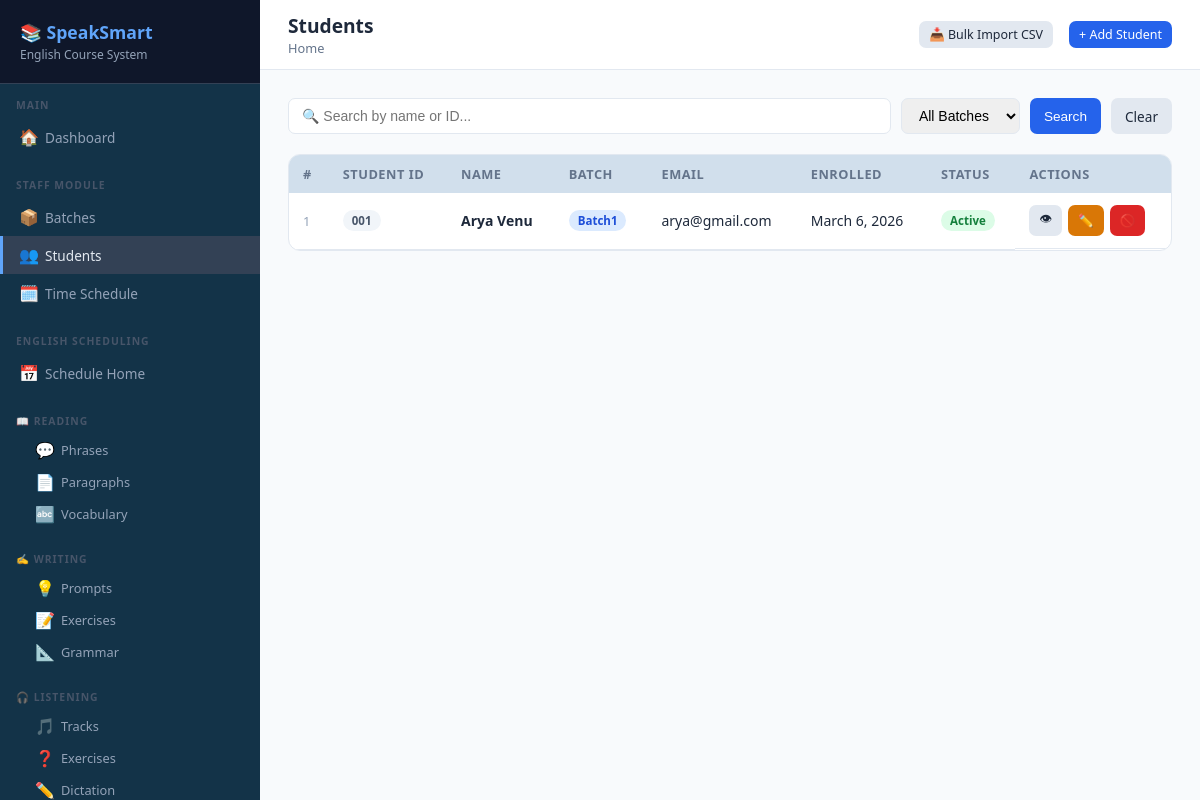
The page /staff/students/ (signed in) on the database as committed earlier.
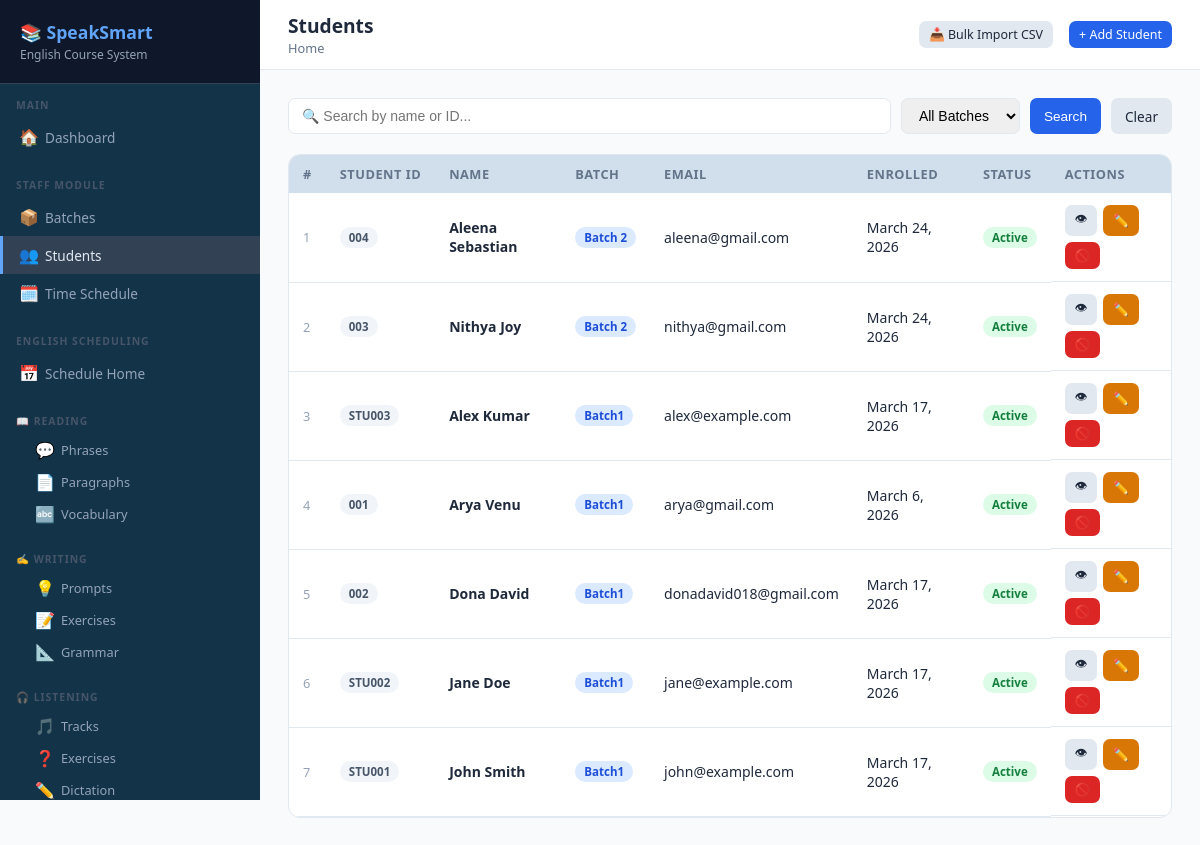
The same page on the database as committed later.
### staff/models.py (models this page shows, shortened)
class Student(models.Model):
    GENDER_CHOICES = [('M', 'Male'), ('F', 'Female'), ('O', 'Other')]
    user = models.OneToOneField(User, on_delete=models.CASCADE, related_name='student_profile', null=True, blank=True)
    student_id = models.CharField(max_length=20, unique=True)
    first_name = models.CharField(max_length=100)
    last_name = models.CharField(max_length=100)
    email = models.EmailField(unique=True)
    phone = models.CharField(max_length=15, blank=True)
    gender = models.CharField(max_length=1, choices=GENDER_CHOICES, blank=True)
    date_of_birth = models.DateField(null=True, blank=True)
    batch = models.ForeignKey(Batch, on_delete=models.SET_NULL, null=True, related_name='students')
    enrolled_date = models.DateField(auto_now_add=True)
    is_active = models.BooleanField(default=True)
    def get_full_name(self):
        return f"{self.first_name} {self.last_name}"

class Batch(models.Model):
    name = models.CharField(max_length=100)
    description = models.TextField(blank=True)
    start_date = models.DateField()
    end_date = models.DateField(null=True, blank=True)
    created_by = models.ForeignKey(User, on_delete=models.SET_NULL, null=True)
    created_at = models.DateTimeField(auto_now_add=True)
    is_active = models.BooleanField(default=True)

### staff/views.py (the view)
# urls.py: path('students/',                      views.student_list,   name='student_list'),
@login_required
def student_list(request):
    batch_id = request.GET.get('batch')
    search   = request.GET.get('search', '')
    students = Student.objects.select_related('batch').all()
    if batch_id:
        students = students.filter(batch_id=batch_id)
    if search:
        students = (students.filter(first_name__icontains=search) |
                    students.filter(last_name__icontains=search)   |
                    students.filter(student_id__icontains=search))
    batches = Batch.objects.filter(is_active=True)
    return render(request, 'staff/student_list.html', {
        'students':       students.order_by('batch__name', 'first_name'),
        'batches':        batches,
        'selected_batch': batch_id,
        'search':         search,
    })

### staff/templates/staff/student_list.html (shortened to what this page needs)
{% extends "base.html" %}
{% block page_title %}Students{% endblock %}
{% block topbar_actions %}
<a href="{% url 'staff:student_bulk_import' %}" class="btn btn-secondary btn-sm">📥 Bulk Import CSV</a>
<a href="{% url 'staff:student_create' %}" class="btn btn-primary btn-sm" style="margin-left:8px">+ Add Student</a>
{% endblock %}
{% block content %}
<div class="search-bar">
    <form method="get" style="display:flex;gap:10px;flex-wrap:wrap;width:100%">
        <input name="search" value="{{ search }}" placeholder="🔍 Search by name or ID..." style="flex:1;min-width:200px">
        <select name="batch">
            <option value="">All Batches</option>
        </select>
        <button type="submit" class="btn btn-primary">Search</button>
        <a href="{% url 'staff:student_list' %}" class="btn btn-secondary">Clear</a>
    </form>
</div>
<div class="card">
    <div class="card-body" style="padding:0">
        <table>
            <thead>
                <tr>
                    <th>#</th>
                    <th>Student ID</th>
                    <th>Name</th>
                    <th>Batch</th>
                    <th>Email</th>
                    <th>Enrolled</th>
                    <th>Status</th>
                    <th>Actions</th>
                </tr>
            </thead>
            <tbody>
            {% for s in students %}
            <tr>
                <td style="color:#94a3b8;font-size:.8rem">{{ forloop.counter }}</td>
                <td><span class="badge badge-secondary">{{ s.student_id }}</span></td>
                <td><strong>{{ s.get_full_name }}</strong></td>
                <td>{% if s.batch %}<span class="badge badge-primary">{{ s.batch.name }}</span>{% else %}—{% endif %}</td>
                <td>{{ s.email }}</td>
                <td>{{ s.enrolled_date }}</td>
                <td><span class="badge badge-{% if s.is_active %}success{% else %}danger{% endif %}">{% if s.is_active %}Active{% else %}Inactive{% endif %}</span></td>
                <td class="action-buttons">
                    <a href="{% url 'staff:student_detail' s.pk %}" class="btn btn-secondary btn-sm">👁</a>
                    <a href="{% url 'staff:student_edit' s.pk %}" class="btn btn-warning btn-sm">✏️</a>
                    <a href="{% url 'staff:student_toggle' s.pk %}" class="btn btn-{% if s.is_active %}danger{% else %}success{% endif %} btn-sm"
                       onclick="return confirm('Toggle student status?')">{% if s.is_active %}🚫{% else %}✅{% endif %}</a>
                </td>
            </tr>
            {% endfor %}
            </tbody>
        </table>
    </div>
</div>
{% endblock %}

### templates/base.html (shortened to what this page needs)
<!DOCTYPE html>
<html lang="en">
<head>
</head>
<body>
{% if user.is_authenticated %}
<nav class="sidebar" id="sidebar">
    <div class="sidebar-logo">
        <h2>📚 SpeakSmart</h2>
        <p>English Course System</p>
    </div>
    <div class="sidebar-section">
        <div class="sidebar-section-title">Main</div>
        <a href="{% url 'staff:dashboard' %}"><span class="icon">🏠</span> Dashboard</a>
    </div>
    <div class="sidebar-section">
        <div class="sidebar-section-title">Staff Module</div>
        <a href="{% url 'staff:batch_list' %}"><span class="icon">📦</span> Batches</a>
        <a href="{% url 'staff:student_list' %}"><span class="icon">👥</span> Students</a>
        <a href="{% url 'staff:schedule_list' %}"><span class="icon">🗓️</span> Time Schedule</a>
    </div>
    <div class="sidebar-section">
        <div class="sidebar-section-title">English Scheduling</div>
        <a href="{% url 'scheduling:dashboard' %}"><span class="icon">📅</span> Schedule Home</a>
    </div>
    <div class="sidebar-section">
        <div class="sidebar-section-title">📖 Reading</div>
        <div class="sidebar-sub">
            <a href="{% url 'scheduling:phrase_list' %}"><span class="icon">💬</span> Phrases</a>
            <a href="{% url 'scheduling:paragraph_list' %}"><span class="icon">📄</span> Paragraphs</a>
            <a href="{% url 'scheduling:vocabulary_list' %}"><span class="icon">🔤</span> Vocabulary</a>
        </div>
    </div>
    <div class="sidebar-section">
        <div class="sidebar-section-title">✍️ Writing</div>
        <div class="sidebar-sub">
            <a href="{% url 'scheduling:writing_prompt_list' %}"><span class="icon">💡</span> Prompts</a>
            <a href="{% url 'scheduling:writing_exercise_list' %}"><span class="icon">📝</span> Exercises</a>
            <a href="{% url 'scheduling:grammar_rule_list' %}"><span class="icon">📐</span> Grammar</a>
        </div>
    </div>
    <div class="sidebar-section">
        <div class="sidebar-section-title">🎧 Listening</div>
        <div class="sidebar-sub">
            <a href="{% url 'scheduling:listening_track_list' %}"><span class="icon">🎵</span> Tracks</a>
            <a href="{% url 'scheduling:listening_exercise_list' %}"><span class="icon">❓</span> Exercises</a>
            <a href="{% url 'scheduling:dictation_list' %}"><span class="icon">✏️</span> Dictation</a>
        </div>
    </div>
</nav>
{% endif %}
<div class="main">
    {% if user.is_authenticated %}
    <div class="topbar">
        <div class="topbar-left">
            <div>
                <h1>{% block page_title %}Dashboard{% endblock %}</h1>
                <div class="topbar-breadcrumb">{% block breadcrumb %}Home{% endblock %}</div>
            </div>
        </div>
        <div class="topbar-actions">{% block topbar_actions %}{% endblock %}</div>
    </div>
    {% endif %}
    <div class="content">
        {% block content %}{% endblock %}
    </div>
</div>
</body>
</html>

### templates/base.html (style rules this page uses)
* { box-sizing: border-box; margin: 0; padding: 0; }
:root { --primary: #2563eb; --primary-dark: #1d4ed8; --secondary: #7c3aed; --success: #16a34a; --warning: #d97706; --danger: #dc2626; --bg: #f8fafc; --card: #ffffff; --border: #e2e8f0; --text: #1e293b; --muted: #64748b; --sidebar-w: 260px; }
body { font-family: 'Segoe UI', sans-serif; background: var(--bg); color: var(--text); display: flex; min-height: 100vh; }
.sidebar { width: var(--sidebar-w); background: #133348; color: #cbd5e1; position: fixed; top: 0; left: 0; height: 100vh; overflow-y: auto; z-index: 200; display: flex; flex-direction: column; transition: transform 0.28s cubic-bezier(.4,0,.2,1); }
.sidebar-logo { padding: 20px; background: #0f172a; border-bottom: 1px solid #334155; }
.sidebar-logo h2 { color: #60a5fa; font-size: 1.1rem; font-weight: 700; }
.sidebar-logo p { color: #94a3b8; font-size: 0.75rem; margin-top: 2px; }
.sidebar-section { padding: 8px 0; }
.sidebar-section-title { padding: 6px 16px; font-size: 0.65rem; font-weight: 700; text-transform: uppercase; letter-spacing: 1px; color: #475569; }
.sidebar a { display: flex; align-items: center; gap: 8px; padding: 8px 16px; color: #94a3b8; text-decoration: none; font-size: 0.85rem; transition: all 0.15s; border-left: 3px solid transparent; }
.sidebar a:hover, .sidebar a.active { color: #e2e8f0; background: #334155; border-left-color: #60a5fa; }
.sidebar a .icon { width: 18px; text-align: center; font-size: 1rem; }
.sidebar-sub { margin-left: 8px; }
.sidebar-sub a { padding: 5px 16px 5px 24px; font-size: 0.8rem; }
.main { margin-left: var(--sidebar-w); flex: 1; display: flex; flex-direction: column; min-height: 100vh; min-width: 0; }
.topbar { background: var(--card); border-bottom: 1px solid var(--border); padding: 12px 28px; display: flex; align-items: center; justify-content: space-between; position: sticky; top: 0; z-index: 50; gap: 12px; flex-wrap: wrap; }
.topbar-left { display: flex; align-items: center; gap: 12px; min-width: 0; }
.topbar h1 { font-size: 1.2rem; font-weight: 700; color: var(--text); white-space: nowrap; overflow: hidden; text-overflow: ellipsis; }
.topbar-breadcrumb { font-size: 0.8rem; color: var(--muted); }
.topbar-actions { display: flex; align-items: center; gap: 8px; flex-wrap: wrap; }
.content { padding: 28px; flex: 1; }
.card { background: var(--card); border-radius: 12px; border: 1px solid var(--border); overflow: hidden; margin-bottom: 20px; }
.card-body { padding: 20px; }
table { width: 100%; border-collapse: collapse; font-size: 0.875rem; min-width: 500px; }
th { background: #d1dfec; padding: 10px 14px; text-align: left; font-weight: 600; font-size: 0.8rem; color: var(--muted); text-transform: uppercase; letter-spacing: 0.5px; white-space: nowrap; }
td { padding: 12px 14px; border-bottom: 1px solid var(--border); vertical-align: middle; }
.btn { display: inline-flex; align-items: center; gap: 6px; padding: 8px 14px; border-radius: 7px; font-size: 0.85rem; font-weight: 500; cursor: pointer; border: none; text-decoration: none; transition: all 0.15s; white-space: nowrap; }
.btn-primary { background: var(--primary); color: white; }
.btn-danger { background: var(--danger); color: white; }
.btn-warning { background: var(--warning); color: white; }
.btn-secondary { background: #e2e8f0; color: var(--text); }
.btn-sm { padding: 5px 10px; font-size: 0.78rem; }
.badge { display: inline-block; padding: 3px 9px; border-radius: 20px; font-size: 0.72rem; font-weight: 600; white-space: nowrap; }
.badge-success { background: #dcfce7; color: #15803d; }
.badge-primary { background: #dbeafe; color: #1d4ed8; }
.badge-secondary { background: #f1f5f9; color: #475569; }
.search-bar { display: flex; gap: 10px; align-items: center; flex-wrap: wrap; margin-bottom: 20px; }
.search-bar input, .search-bar select { padding: 8px 13px; border: 1.5px solid var(--border); border-radius: 7px; font-size: 0.875rem; }
.action-buttons { display: flex; gap: 6px; flex-wrap: wrap; }

Rows that differ between the two databases and show on the page:
added Student: student_id "004", get_full_name "Aleena Sebastian", batch.name "Batch 2", email "aleena@gmail.com", enrolled_date "March 24, 2026", is_active "Active"
added Student: student_id "003", get_full_name "Nithya Joy", batch.name "Batch 2", email "nithya@gmail.com", enrolled_date "March 24, 2026", is_active "Active"
added Student: student_id "STU003", get_full_name "Alex Kumar", batch.name "Batch1", email "alex@example.com", enrolled_date "March 17, 2026", is_active "Active"
added Student: student_id "002", get_full_name "Dona David", batch.name "Batch1", email "donadavid018@gmail.com", enrolled_date "March 17, 2026", is_active "Active"
added Student: student_id "STU002", get_full_name "Jane Doe", batch.name "Batch1", email "jane@example.com", enrolled_date "March 17, 2026", is_active "Active"
added Student: student_id "STU001", get_full_name "John Smith", batch.name "Batch1", email "john@example.com", enrolled_date "March 17, 2026", is_active "Active"
